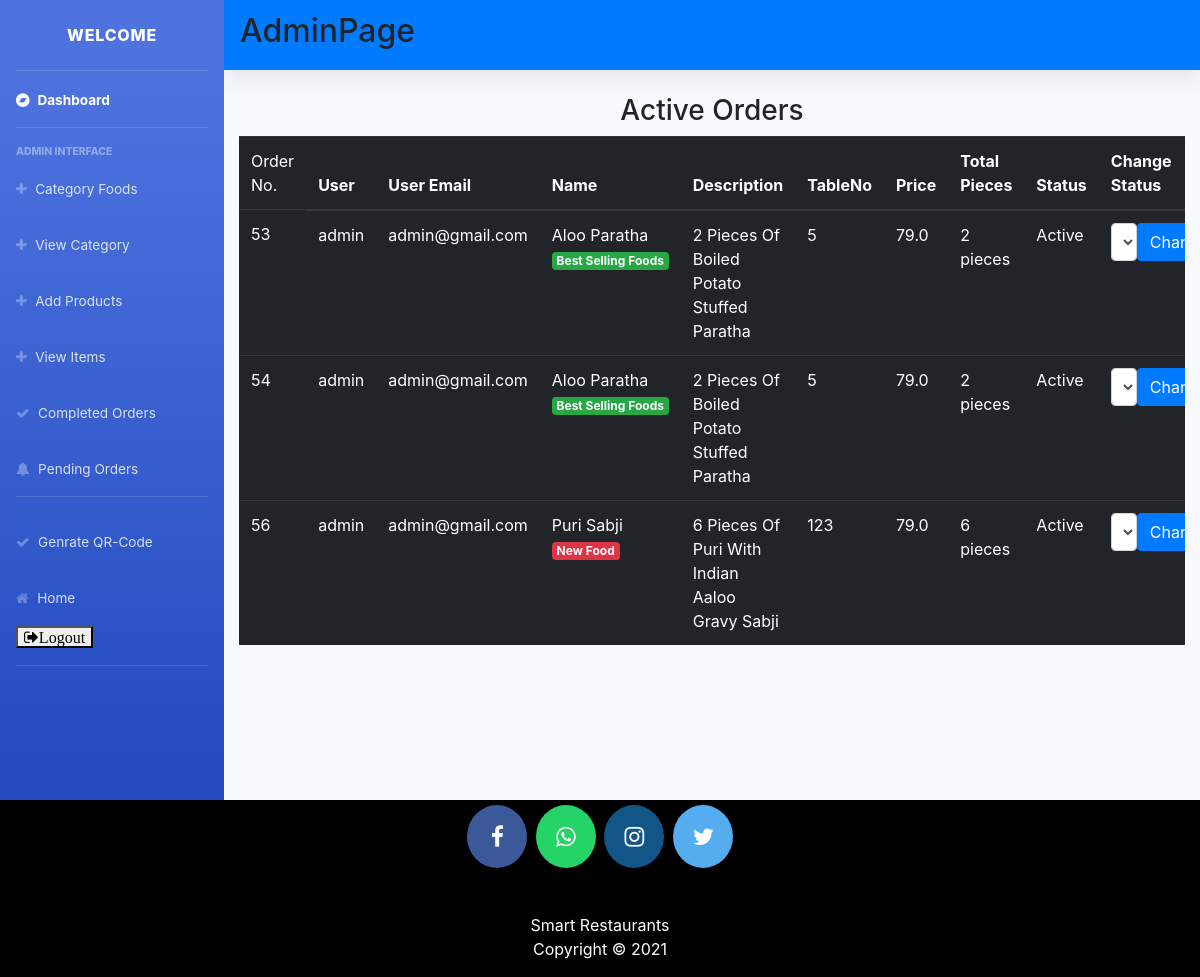
The app's page /pending_orders/ (signed in) with its own data.
### main/models.py (models this page shows, shortened)
class CartItems(models.Model):
    ORDER_STATUS = (
        ('Active', 'Active'),
        ('Delivered', 'Delivered')
    )
    DONATE_STATUS=(
        ('Donate','Donate'),
        ('NoThanks','NoThanks')
    )
    user = models.ForeignKey(User, on_delete=models.CASCADE)
    item = models.ForeignKey(Item, on_delete=models.CASCADE)
    ordered = models.BooleanField(default=False)
    quantity = models.IntegerField(default=1)
    ordered_date = models.DateField(default=timezone.now)
    status = models.CharField(max_length=20, choices=ORDER_STATUS, default='Active')
    delivery_date = models.DateField(default=timezone.now)
    table_orderno = models.IntegerField(default=1)
    donate_status=models.CharField(max_length=20, choices=DONATE_STATUS, default='NoThanks')
    payment_status = models.CharField(max_length=20,  default='Cash')
    payment_Desc = models.CharField(max_length=200, default='Paid')
    class Meta:
        verbose_name = 'Cart Item'
        verbose_name_plural = 'Cart Items'

class Item(models.Model):
    LABELS = (
        ('Best Selling Foods', 'Best Selling Foods'),
        ('New Food', 'New Food'),
        ('Spicy Foods🔥', 'Spicy Foods🔥'),
    )
    LABEL_COLOUR = (
        ('danger', 'danger'),
        ('success', 'success'),
        ('primary', 'primary'),
        ('info', 'info'),
        ('warning', 'warning'),
    )
    category = models.ForeignKey(Category, on_delete=models.CASCADE)
    title = models.CharField(max_length=150)
    description = models.CharField(max_length=250, blank=True)
    price = models.FloatField()
    pieces = models.IntegerField(default=6)
    tableno=models.IntegerField(blank=True)
    instructions = models.CharField(max_length=250, default="Available")
    image = models.ImageField(default='default.png', upload_to='images/')
    labels = models.CharField(max_length=25, choices=LABELS, blank=True)
    label_colour = models.CharField(max_length=15, choices=LABEL_COLOUR, blank=True)
    slug = models.SlugField(default="foods" ,unique=True)
    created_by = models.ForeignKey(User, on_delete=models.CASCADE)

### main/decorators.py (the view)
    def wrapper_func(request, *args, **kwargs):
        group = Group.objects.get(user = request.user)
        if group.name == 'admin_owner':
            return view_func(request, *args, **kwargs)
        else:
            return redirect('/')

### main/views.py (called while the page is built)
@login_required(login_url='/accounts/login/')
@admin_required
def pending_orders(request):
    items = CartItems.objects.filter(item__created_by=request.user, ordered=True,status="Active").order_by('-ordered_date')
    context = {
        'items':items,
    }
    return render(request, 'main/pending_orders.html', context)

### main/templates/main/pending_orders.html (shortened to what this page needs)
{% extends "main/layout2.html" %}
{% block content %}
<div class="cart">
        <div class="row">
            <div class="col-sm-12">
                <h3 class="text-center">Active Orders</h3>
                {% if items %}
                <div class="table-responsive">
                    <table class="table table-dark">
                        <thead>
                        <tr>
                            <td scope="col">Order No.</td>
                            <th scope="col">User</th>
                            <th scope="col">User Email</th>
                            <th scope="col">Name</th>
                            <th scope="col">Description</th>
                            <th scope="col">TableNo</th>
                            <th scope="col">Price</th>
                            <th scope="col">Total Pieces</th>
                            <th scope="col">Status</th>
                            <th scope="col">Change Status</th>
                        </tr>
                        </thead>
                        <tbody>
                            {% for item in items %}
                        <tr>
                            <td>{{ item.id }}</td>
                            <td>{{ item.user.username }}</td>
                            <td>{{ item.user.email}}</td>
                            <td>{{ item.item.title }} <span class="badge badge-{{ item.item.label_colour }}">{{ item.item.labels }}</span></td>
                            <td>{{ item.item.description }}</td>
                            <td>{{ item.table_orderno }}</td>
                            <td>{{ item.item.price }}</td>
                            <td>{{ item.item.pieces }} pieces</td>
                            <td>{{ item.status }}</td>
                            <td>
                                <form method="POST" action="{% url 'main:update_status' item.id %}" style="display: flex;">
                                    <select class="form-control" name="status">
                                        <option value="Active" selected="selected">Active</option>
                                    </select>
                                    <button type="submit" class="btn btn-primary">Change</button>
                                </form>
                            </td>
                        </tr>
                            {% endfor %}
                        </tbody>
                    </table>
                </div>
                {% else %}
                <h4 class="text-center">Sorry, you have not ordered any item yet!!!</h4>
                {% endif %}
            </div>
        </div>
</div>
{% endblock content %}

### records on screen
CartItems: id "53", user.username "admin", user.email "admin@gmail.com", item "Aloo Paratha", item.labels "Best Selling Foods", item.description "2 Pieces Of Boiled Potato Stuffed Paratha", table_orderno "5", item.price "79.0", item.pieces "2", status "Active"
CartItems: id "54", user.username "admin", user.email "admin@gmail.com", item "Aloo Paratha", item.labels "Best Selling Foods", item.description "2 Pieces Of Boiled Potato Stuffed Paratha", table_orderno "5", item.price "79.0", item.pieces "2", status "Active"
CartItems: id "56", user.username "admin", user.email "admin@gmail.com", item "Puri Sabji", item.labels "New Food", item.description "6 Pieces Of Puri With Indian Aaloo Gravy Sabji", table_orderno "123", item.price "79.0", item.pieces "6", status "Active"
